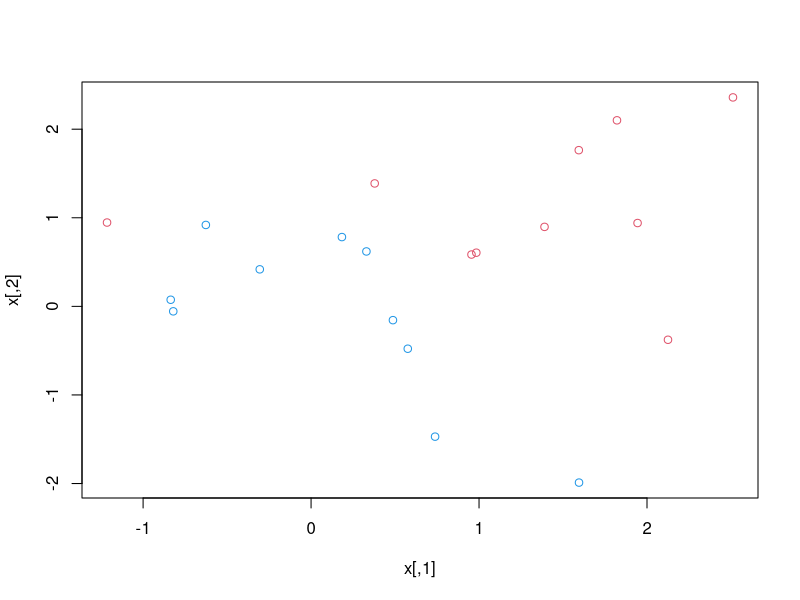
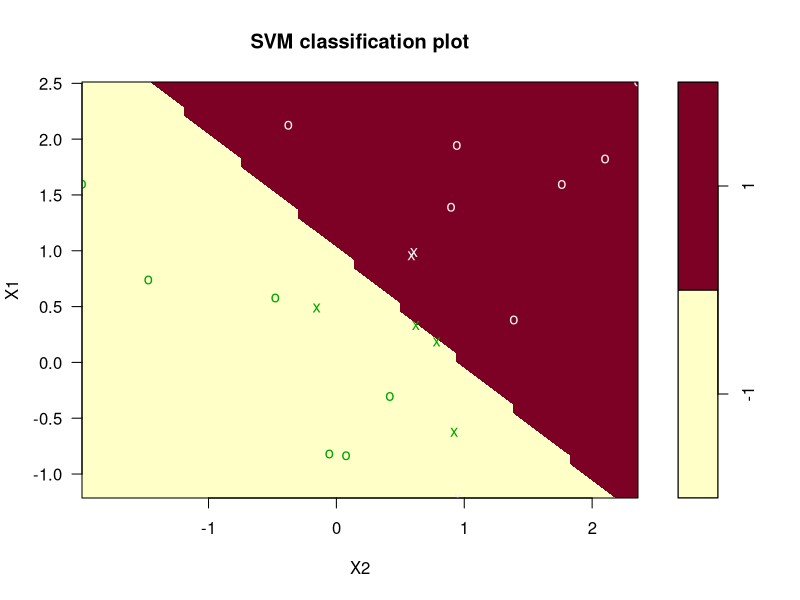
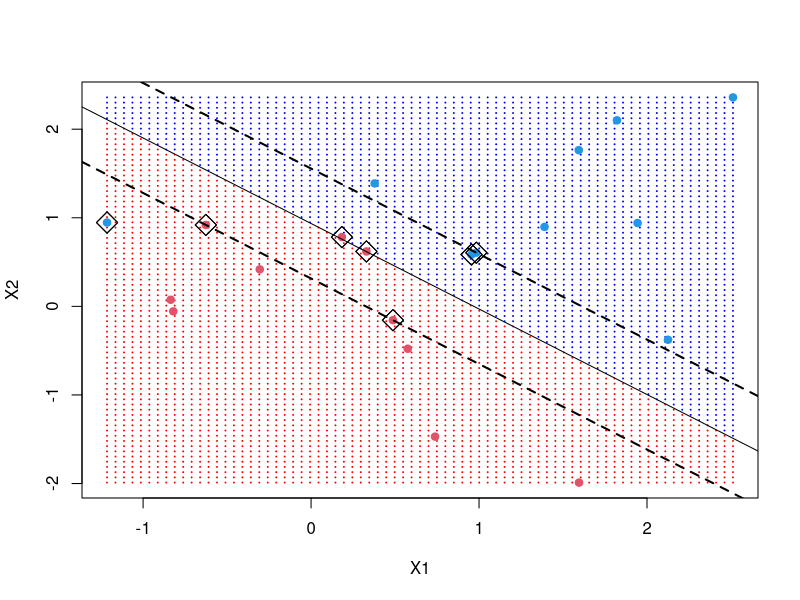
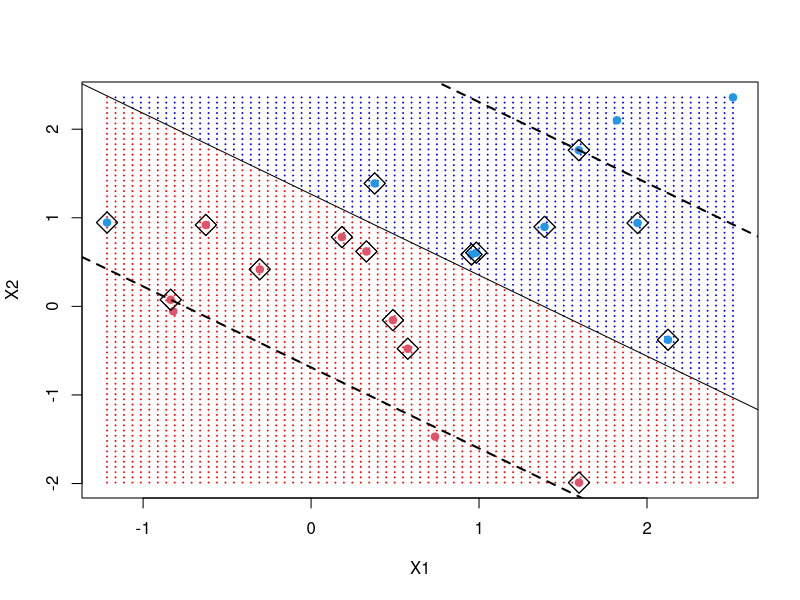
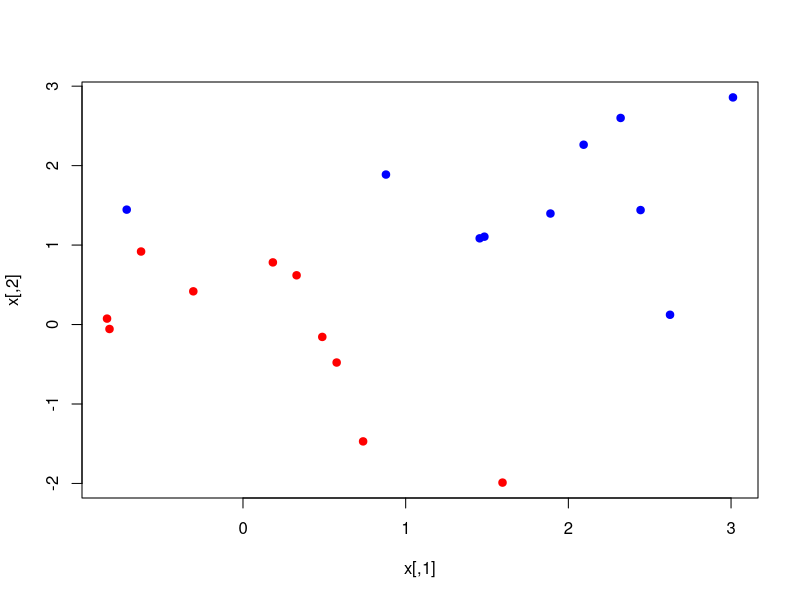
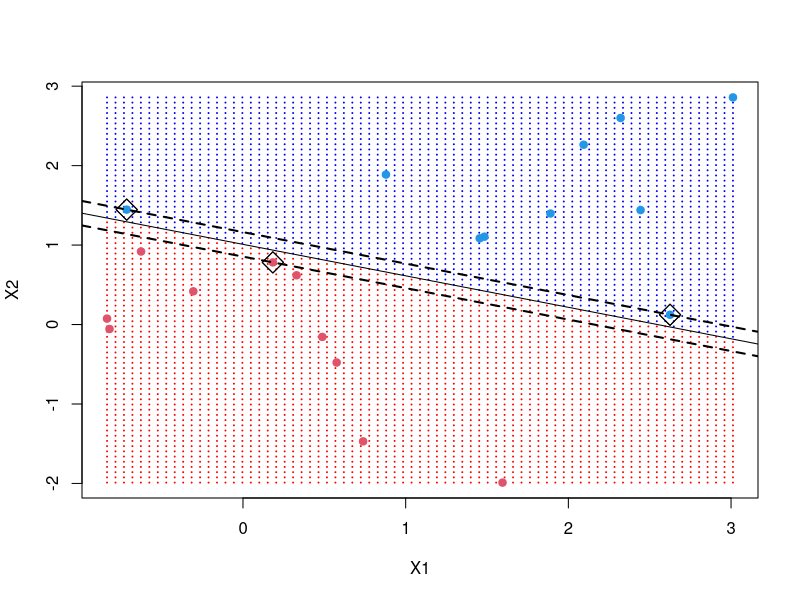
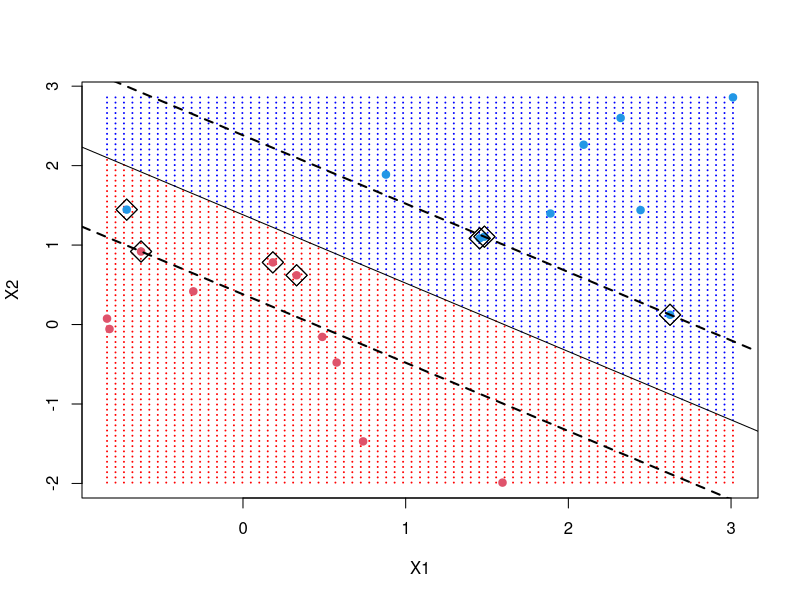
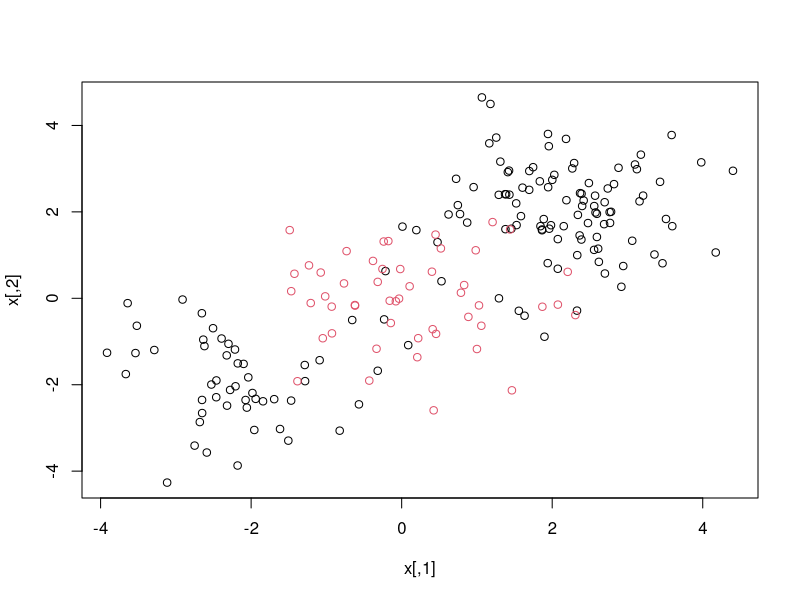

Recreate these plots in R, in order.
## ---- chunk 1
# Generate the observations 
set.seed(1)
x=matrix(rnorm(20*2), ncol=2)
y=c(rep(-1,10), rep(1,10))
x[y==1,]=x[y==1,] + 1
plot(x, col=(3-y))

## ---- chunk 2
# Load package
# install.packages("e1071")
library(e1071)

# Generate a data frame for analysis with x and factorized y
dat=data.frame(x, y=as.factor(y))

# cost=10
svmfit=svm(y~., data=dat, kernel="linear", cost=10, scale=FALSE)
## ---- chunk 3
# plot.svm function in package e1071
plot(svmfit, dat,symbolPalette = terrain.colors(2))
## ---- chunk 4
# Plot regions
make.grid = function(x, n = 75) {
    grange = apply(x, 2, range)
    x1 = seq(from = grange[1, 1], to = grange[2, 1], length = n)
    x2 = seq(from = grange[1, 2], to = grange[2, 2], length = n)
    expand.grid(X1 = x1, X2 = x2)
}

make.plot = function(svmfit,dat){
  xgrid = make.grid(dat[,-3])
  ygrid = predict(svmfit, xgrid)
  colors = ifelse(as.numeric(dat[,3])==1,2,4)
  plot(xgrid, col = c("red", "blue")[as.numeric(ygrid)], pch = 20, cex = 0.1)
  points(dat[,-3], col = colors, pch = 19)
  points(x[svmfit$index, ], pch = 5, cex = 2)
  
  # Plot decision boundary and margins
  beta = drop(t(svmfit$coefs) %*% x[svmfit$index, ])
  beta0 = svmfit$rho
  points(dat[svmfit$index,-3], pch = 5, cex = 2)
  abline(beta0/beta[2], -beta[1]/beta[2])
  abline((beta0 - 1)/beta[2], -beta[1]/beta[2], lty = 2,lwd=2)
  abline((beta0 + 1)/beta[2], -beta[1]/beta[2], lty = 2,lwd=2)  
  
}

make.plot(svmfit,dat)
## ---- chunk 5
svmfit$index
## ---- chunk 6
summary(svmfit)
## ---- chunk 7
svmfit=svm(y~., data=dat,kernel="linear",cost=0.1,scale=FALSE)
make.plot(svmfit,dat)
svmfit$index
## ---- chunk 8
set.seed(1)
tune.out=tune(svm,y~.,data=dat,kernel="linear",
              ranges=list(cost=c(0.001, 0.01, 0.1, 1, 5, 10, 100)))
## ---- chunk 9
summary(tune.out)
## ---- chunk 10
bestmod=tune.out$best.model
summary(bestmod)
## ---- chunk 11
# Generate test set
set.seed(123)
xtest=matrix(rnorm(20*2), ncol=2)
ytest=sample(c(-1,1), 20, rep=TRUE)
xtest[ytest==1,]=xtest[ytest==1,] + 1
#testdat=data.frame(x=xtest, y=as.factor(ytest))
testdat=data.frame(xtest, y=as.factor(ytest))
## ---- chunk 12
ypred=predict(bestmod,testdat)
table(predict=ypred, truth=testdat$y)
## ---- chunk 13
svmfit=svm(y~., data=dat, kernel="linear", cost=.01,scale=FALSE)
ypred=predict(svmfit,testdat)
table(predict=ypred, truth=testdat$y)
## ---- chunk 14
# Check the linear separation in the data
x[y==1,]=x[y==1,]+0.5
 
plot(x, col=ifelse(as.numeric(dat[,3])==1, "red", "blue"), pch=19)
## ---- chunk 15
#dat=data.frame(x=x,y=as.factor(y))
dat=data.frame(x,y=as.factor(y))
svmfit=svm(y~., data=dat, kernel="linear", cost=1e5, scale = FALSE)
summary(svmfit)
#plot(svmfit, dat)
make.plot(svmfit, dat)



## ---- chunk 16
svmfit=svm(y~., data=dat, kernel="linear", cost=1, scale = FALSE)
summary(svmfit)
make.plot(svmfit,dat)
## ---- chunk 17
# Generate the data
set.seed(1)
x=matrix(rnorm(200*2), ncol=2)
x[1:100,]=x[1:100,]+2
x[101:150,]=x[101:150,]-2
y=c(rep(1,150),rep(2,50))
#dat=data.frame(x=x,y=as.factor(y))
dat=data.frame(x,y=as.factor(y))

# Check the non-linear class boundary
plot(x, col=y)
## ---- chunk 18
train=sample(200,100)
svmfit=svm(y~., data=dat[train,], kernel="radial",  gamma=1, cost=1)
plot(svmfit, dat[train,])
## ---- chunk 19
summary(svmfit)
## ---- chunk 20
svmfit=svm(y~., data=dat[train,],
           kernel="radial",gamma=1,cost=1e5)
plot(svmfit,dat[train,])
## ---- chunk 21
set.seed(1)
tune.out=tune(svm, y~., data=dat[train,], kernel="radial",
              ranges=list(cost=c(0.1,1,10,100,1000),gamma=c(0.5,1,2,3,4)))
summary(tune.out)$"best.parameters"
summary(tune.out)$"best.performance"
## ---- chunk 22
table(true=dat[-train,"y"],
      pred=predict(tune.out$best.model,newdata=dat[-train,]))
## ---- chunk 23
# trainig set
dat[train,]

# SVM


# Predict the true labels


# Construct the confusion matrix


